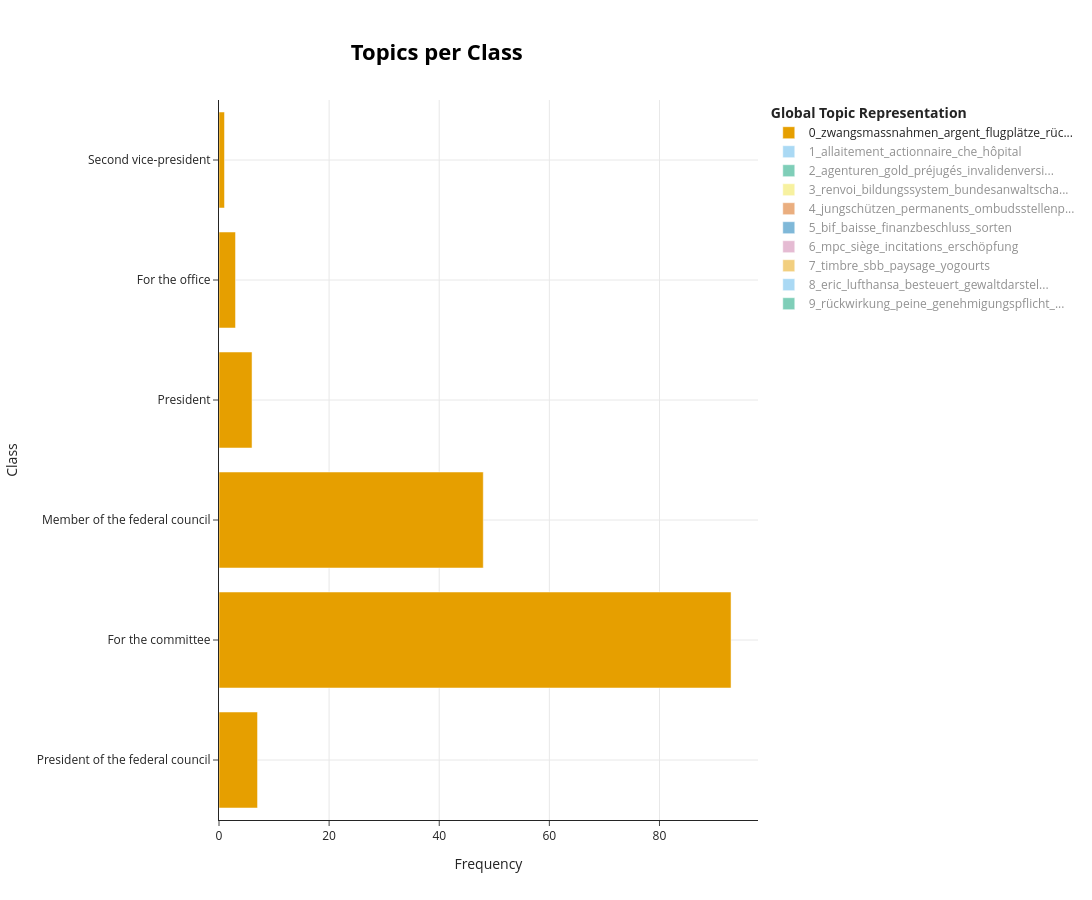

Notebook cell for this chart:
### Code cell
topic_model.visualize_topics_per_class(topics_per_class)

### Figure 1 — Plotly figure (JSON) as saved in the notebook; plotly's stock layout.template omitted (floating-point values rounded to 4 significant figures)
{"data": [{"hoverinfo": "text", "hovertext": ["<b>Topic 0</b><br>Words: soins, médecines, lancée, prime, envoyer", "<b>Topic 0</b><br>Words: flugplätze, zwangsmassnahmen, abflugsicherung, melderecht, kreditvereinbarungen", "<b>Topic 0</b><br>Words: argent, rückübernahmeabkommen, sünden, météo, attire", "<b>Topic 0</b><br>Words: azerbaïdjan, muradova, 1848, auseinandersetzung, mes", "<b>Topic 0</b><br>Words: bwl, leiser, administrativuntersuchungen, vorgänge, fachperson", "<b>Topic 0</b><br>Words: soutient, pvl, pev, groupe, pdc"], "marker": {"color": "#E69F00"}, "name": "0_zwangsmassnahmen_argent_flugplätze_rüc...", "orientation": "h", "type": "bar", "visible": true, "x": [7, 93, 48, 6, 3, 1], "y": ["President of the federal council", "For the committee", "Member of the federal council", "President", "For the office", "Second vice-president"]}, {"hoverinfo": "text", "hovertext": ["<b>Topic 1</b><br>Words: électricité, décentralisée, renouvelables, énergies, subventionsüberprüfung", "<b>Topic 1</b><br>Words: allaitement, actionnaire, hôpital, camions, pauses", "<b>Topic 1</b><br>Words: beziehung, beschuldigte, test, unterziehen, musique", "<b>Topic 1</b><br>Words: nicolas, frère, cohésion, vermehrt, obwaldien"], "marker": {"color": "#56B4E9"}, "name": "1_allaitement_actionnaire_che_hôpital", "orientation": "h", "type": "bar", "visible": "legendonly", "x": [3, 65, 43, 6], "y": ["President of the federal council", "For the committee", "Member of the federal council", "President"]}, {"hoverinfo": "text", "hovertext": ["<b>Topic 2</b><br>Words: korrekturen, coordonnés, réseaux, rechnung, sortes", "<b>Topic 2</b><br>Words: neun, dazukommen, schuldenbremsenfähigkeit, 141, legitimes", "<b>Topic 2</b><br>Words: gold, grenzgänger, darlehen, agenturen, nominee", "<b>Topic 2</b><br>Words: préjugés, invalidenversicherung, agenturen, milliarde, taggelder", "<b>Topic 2</b><br>Words: escudero, márquez, garcía, graf, delegation"], "marker": {"color": "#009E73"}, "name": "2_agenturen_gold_préjugés_invalidenversi...", "orientation": "h", "type": "bar", "visible": "legendonly", "x": [7, 2, 68, 34, 5], "y": ["President of the federal council", "Federal chancellor", "For the committee", "Member of the federal council", "President"]}, {"hoverinfo": "text", "hovertext": ["<b>Topic 3</b><br>Words: munitions, armes, eskalation, manipuler, department", "<b>Topic 3</b><br>Words: 953, belieben, muster, einzelfalllösungen, ausschlag", "<b>Topic 3</b><br>Words: renvoi, bundesanwaltschaft, egw, autobahnen, trockenheit", "<b>Topic 3</b><br>Words: bildungssystem, duales, orsi, weiterentwicklungen, roadmap", "<b>Topic 3</b><br>Words: sobotka, signor, österreich, assumons, überwiegender"], "marker": {"color": "#F0E442"}, "name": "3_renvoi_bildungssystem_bundesanwaltscha...", "orientation": "h", "type": "bar", "visible": "legendonly", "x": [7, 1, 48, 32, 7], "y": ["President of the federal council", "Federal chancellor", "For the committee", "Member of the federal council", "President"]}, {"hoverinfo": "text", "hovertext": ["<b>Topic 4</b><br>Words: espérance, fromages, statistiques, vie, exportation", "<b>Topic 4</b><br>Words: permanents, ombudsstellenpflicht, pornographie, schwangerschaft, exécutifs", "<b>Topic 4</b><br>Words: jungschützen, kapazität, spezialregelung, waffenerwerbsschein, marktprämie", "<b>Topic 4</b><br>Words: exposition, palais, journées, évènements, restées"], "marker": {"color": "#D55E00"}, "name": "4_jungschützen_permanents_ombudsstellenp...", "orientation": "h", "type": "bar", "visible": "legendonly", "x": [6, 55, 28, 1], "y": ["President of the federal council", "For the committee", "Member of the federal council", "President"]}, {"hoverinfo": "text", "hovertext": ["<b>Topic 5</b><br>Words: bif, systembruch, souvient, bevölkerungsschutzes, kämpft", "<b>Topic 5</b><br>Words: reklamieren, milde, kürzeren, erfahrungsgemäss, aktualisiert", "<b>Topic 5</b><br>Words: baisse, verbandsbeschwerderechtes, intensivpflegezuschlag, conversion, taux", "<b>Topic 5</b><br>Words: sorten, verbrecherisch, finanzbeschluss, innotour, camps", "<b>Topic 5</b><br>Words: gemeinsam, leutenegger, prägung, rot, riservatezza"], "marker": {"color": "#0072B2"}, "name": "5_bif_baisse_finanzbeschluss_sorten", "orientation": "h", "type": "bar", "visible": "legendonly", "x": [8, 1, 41, 33, 5], "y": ["President of the federal council", "Federal chancellor", "For the committee", "Member of the federal council", "President"]}, {"hoverinfo": "text", "hovertext": ["<b>Topic 6</b><br>Words: horizontalen, hormonen, antibiotika, rückblickend, zusatzbemerkung", "<b>Topic 6</b><br>Words: incitations, erschöpfung, zollverwaltung, bundesversammlung, angerechnet", "<b>Topic 6</b><br>Words: mpc, cern, differenzbereinigungsverfahren, giudice, siège", "<b>Topic 6</b><br>Words: relazioni, visita, norvegia, nostro, delegazione"], "marker": {"color": "#CC79A7"}, "name": "6_mpc_siège_incitations_erschöpfung", "orientation": "h", "type": "bar", "visible": "legendonly", "x": [3, 43, 29, 4], "y": ["President of the federal council", "For the committee", "Member of the federal council", "President"]}, {"hoverinfo": "text", "hovertext": ["<b>Topic 7</b><br>Words: exemption, accouchement, étendue, huit, hausgemacht", "<b>Topic 7</b><br>Words: strafanzeige, amherds, geheimplan, srf, anzeiger", "<b>Topic 7</b><br>Words: timbre, paysage, pflegefinanzierung, pénale, begleitmassnahmen", "<b>Topic 7</b><br>Words: sbb, kündigungsschutz, prüfgesellschaften, yogourts, mietverträge", "<b>Topic 7</b><br>Words: maja, ingold, wiedergewählt, evangelischen, stadtregierung"], "marker": {"color": "#E69F00"}, "name": "7_timbre_sbb_paysage_yogourts", "orientation": "h", "type": "bar", "visible": "legendonly", "x": [5, 1, 36, 29, 1], "y": ["President of the federal council", "Federal chancellor", "For the committee", "Member of the federal council", "President"]}, {"hoverinfo": "text", "hovertext": ["<b>Topic 8</b><br>Words: fièvre, ebola, weiterentwicklung, écroulement, infectées", "<b>Topic 8</b><br>Words: kantonalbank, pièce, résistance, durchsetzungs, huiles", "<b>Topic 8</b><br>Words: eric, lufthansa, besteuert, gewaltdarstellungen, pornografie", "<b>Topic 8</b><br>Words: minderheitsanträge, zurückgezogen, gesamtabstimmung, 23, vote", "<b>Topic 8</b><br>Words: udligenswil, schilliger, peter, wohnhaft, weggis"], "marker": {"color": "#56B4E9"}, "name": "8_eric_lufthansa_besteuert_gewaltdarstel...", "orientation": "h", "type": "bar", "visible": "legendonly", "x": [3, 40, 23, 3, 1], "y": ["President of the federal council", "For the committee", "Member of the federal council", "President", "For the office"]}, {"hoverinfo": "text", "hovertext": ["<b>Topic 9</b><br>Words: südamerika, doppelbesteuerungsabkommen, automatischen, uferlosem, ausgereifte", "<b>Topic 9</b><br>Words: gehackt, sofort, nennenswerte, korrigierend, zwischenfälle", "<b>Topic 9</b><br>Words: peine, verwaltungssanktionen, inkraftsetzung, minorité, rückwirkende", "<b>Topic 9</b><br>Words: rückwirkung, genehmigungspflicht, vergewaltigung, opting, lésée", "<b>Topic 9</b><br>Words: fernmeldewesen, 04, 430, verfasst, ausrichten"], "marker": {"color": "#009E73"}, "name": "9_rückwirkung_peine_genehmigungspflicht_...", "orientation": "h", "type": "bar", "visible": "legendonly", "x": [2, 1, 42, 20, 4], "y": ["President of the federal council", "Federal chancellor", "For the committee", "Member of the federal council", "President"]}], "layout": {"height": 900, "hoverlabel": {"bgcolor": "white", "font": {"family": "Rockwell", "size": 16}}, "legend": {"title": {"text": "<b>Global Topic Representation"}}, "title": {"font": {"color": "Black", "size": 22}, "text": "<b>Topics per Class</b>", "x": 0.4, "xanchor": "center", "y": 0.95, "yanchor": "top"}, "width": 1250, "xaxis": {"showgrid": true, "title": {"text": "Frequency"}}, "yaxis": {"showgrid": true, "title": {"text": "Class"}}}}
